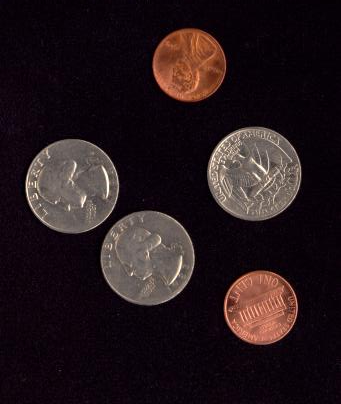
#> input picture Periodo3/Guia8/coins3.jpg, 341 x 404 px
$ python Guia8.py --image coins3.jpg --width 1.0   (older library calls are emulated)
#> lines starting #> are read from the running program, lines starting #| are printed output that depends on the picture; after the words box and inside, x2 and y2 are one past the last pixel; in counts of white or black regions, pixels touching at a corner belong together
from scipy.spatial import distance as dist
from imutils import perspective
from imutils import contours
import numpy as np
import argparse
import imutils
import cv2

def midpoint(ptA, ptB):
    return ((ptA[0] + ptB[0]) * 0.5, (ptA[1] + ptB[1]) * 0.5)

ap = argparse.ArgumentParser()
ap.add_argument("-i", "--image", required=True, help="ruta a la imagen de entrada")
ap.add_argument("-w", "--width", type=float, required=True, help="ancho del objeto más a la izquierda en la imagen (en cm)")
args = vars(ap.parse_args())

image = cv2.imread(args["image"])
#> image is the input picture: shape (404, 341, 3); mean B, G, R 27.8, 24.4, 37
gray = cv2.cvtColor(image, cv2.COLOR_BGR2GRAY)
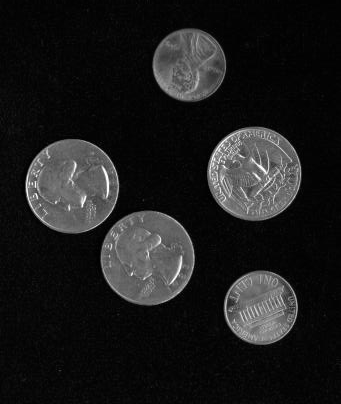
#> gray: shape (404, 341); min 0, max 253, mean 28.6
gray = cv2.GaussianBlur(gray, (7, 7), 0)
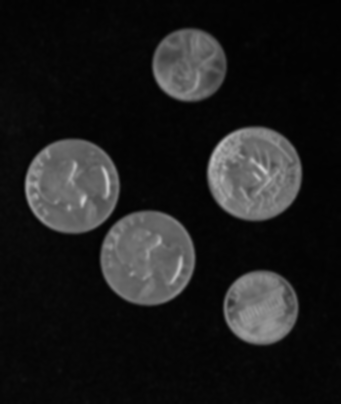
#> gray: shape (404, 341); min 2, max 201, mean 28.6

edged = cv2.Canny(gray, 50, 100)
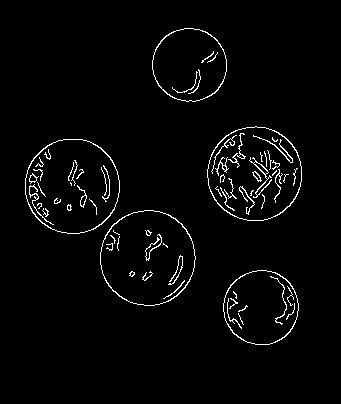
#> edged: shape (404, 341); 2.7% white in thin lines or dots, all inside (x1, y1, x2, y2) = (25, 28, 302, 345)
edged = cv2.dilate(edged, None, iterations=1)
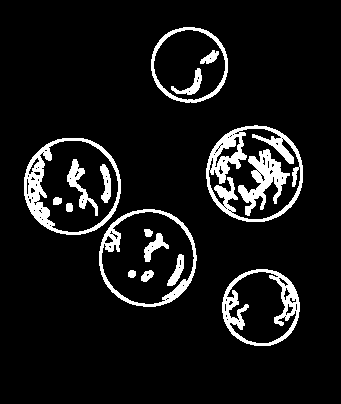
#> edged: shape (404, 341); 8.6% white; 17 white regions, largest, box (x1, y1, x2, y2) and area: (206, 125, 303, 222) 2619, (24, 138, 121, 235) 1897, (222, 269, 300, 346) 1693
edged = cv2.erode(edged, None, iterations=1)
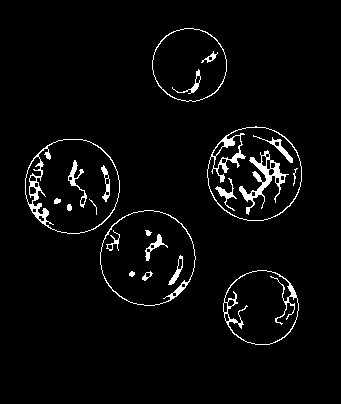
#> edged: shape (404, 341); 3.6% white; 22 white regions

cnts = cv2.findContours(edged.copy(), cv2.RETR_EXTERNAL, cv2.CHAIN_APPROX_SIMPLE)
#> cnts = 5 contours; box (x1, y1, x2, y2) and area: (100, 210, 196, 306) 7078, (25, 139, 120, 234) 7037, (207, 126, 302, 221) 6970, (223, 270, 299, 345) 4372, (152, 28, 227, 102) 4259
cnts = imutils.grab_contours(cnts)
(cnts, _) = contours.sort_contours(cnts)
pixelsPerMetric = None

for c in cnts:
    if cv2.contourArea(c) < 100:
        continue

    orig = image.copy()
    box = cv2.minAreaRect(c)
    box = cv2.boxPoints(box) if imutils.is_cv2() else cv2.boxPoints(box)
    box = np.array(box, dtype="int")

    box = perspective.order_points(box)
    cv2.drawContours(orig, [box.astype("int")], -1, (0, 255, 0), 2)

    (tl, tr, br, bl) = box
    (tltrx, tltry) = midpoint(tl, tr)
    (blbrx, blbry) = midpoint(bl, br)
    (tlblx, tlbly) = midpoint(tl, bl)
    (trbrx, trbry) = midpoint(tr, br)

    cv2.circle(orig, (int(tltrx), int(tltry)), 5, (255, 0, 0), -1)
    cv2.circle(orig, (int(blbrx), int(blbry)), 5, (255, 0, 0), -1)
    cv2.circle(orig, (int(tlblx), int(tlbly)), 5, (255, 0, 0), -1)
    cv2.circle(orig, (int(trbrx), int(trbry)), 5, (255, 0, 0), -1)

    dA = dist.euclidean((tltrx, tltry), (blbrx, blbry))
    dB = dist.euclidean((tlblx, tlbly), (trbrx, trbry))

    if pixelsPerMetric is None:
        pixelsPerMetric = dB / args["width"]

    dimA = dA / pixelsPerMetric
    dimB = dB / pixelsPerMetric

    cv2.putText(orig, "{:.1f}cm".format(dimA),
                (int(tltrx - 15), int(tltry - 10)), cv2.FONT_HERSHEY_SIMPLEX,
                0.65, (255, 255, 255), 2)
    cv2.putText(orig, "{:.1f}cm".format(dimB),
                (int(trbrx + 10), int(trbry)), cv2.FONT_HERSHEY_SIMPLEX,
                0.65, (255, 255, 255), 2)

    cv2.imshow("Image", orig)
    cv2.waitKey(0)
#> this loop made 5 passes
#> (tl, tr, br, bl, tltrx, tltry, blbrx, blbry) on pass 1: ([25, 139], [119, 139], [119, 233], [25, 233], 72, 139, 72, 233)
#> (tl, tr, br, bl, tltrx, tltry, blbrx, blbry) on passes 2 to 5: ([100, 210], [195, 210], [195, 305], [100, 305], 147.5, 210, 147.5, 305), ([152, 28], [226, 28], [226, 101], [152, 101], 189, 28, 189, 101), ([207, 126], [301, 126], [301, 220], [207, 220], 254, 126, 254, 220), ([223, 270], [298, 270], [298, 344], [223, 344], 260.5, 270, 260.5, 344)
#> pass 1, `cv2.imshow("Image", orig)`:
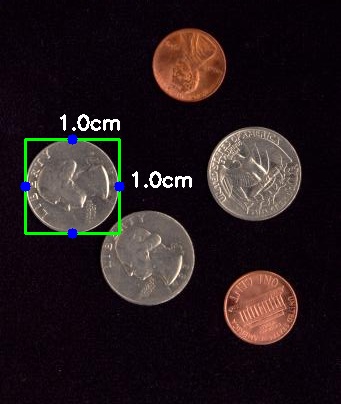
#> window 'Image': shape (404, 341, 3); mean B, G, R 29.4, 27.4, 37.9
#> pass 2, `cv2.imshow("Image", orig)`:
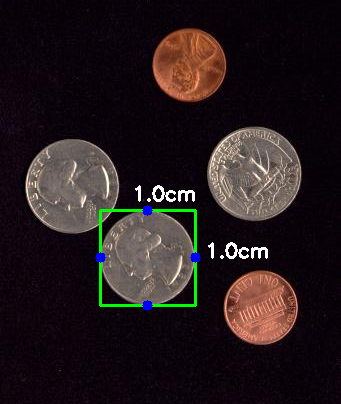
#> window 'Image': shape (404, 341, 3); mean B, G, R 29.5, 27.4, 38
#> after the loop, pixelsPerMetric = 94
